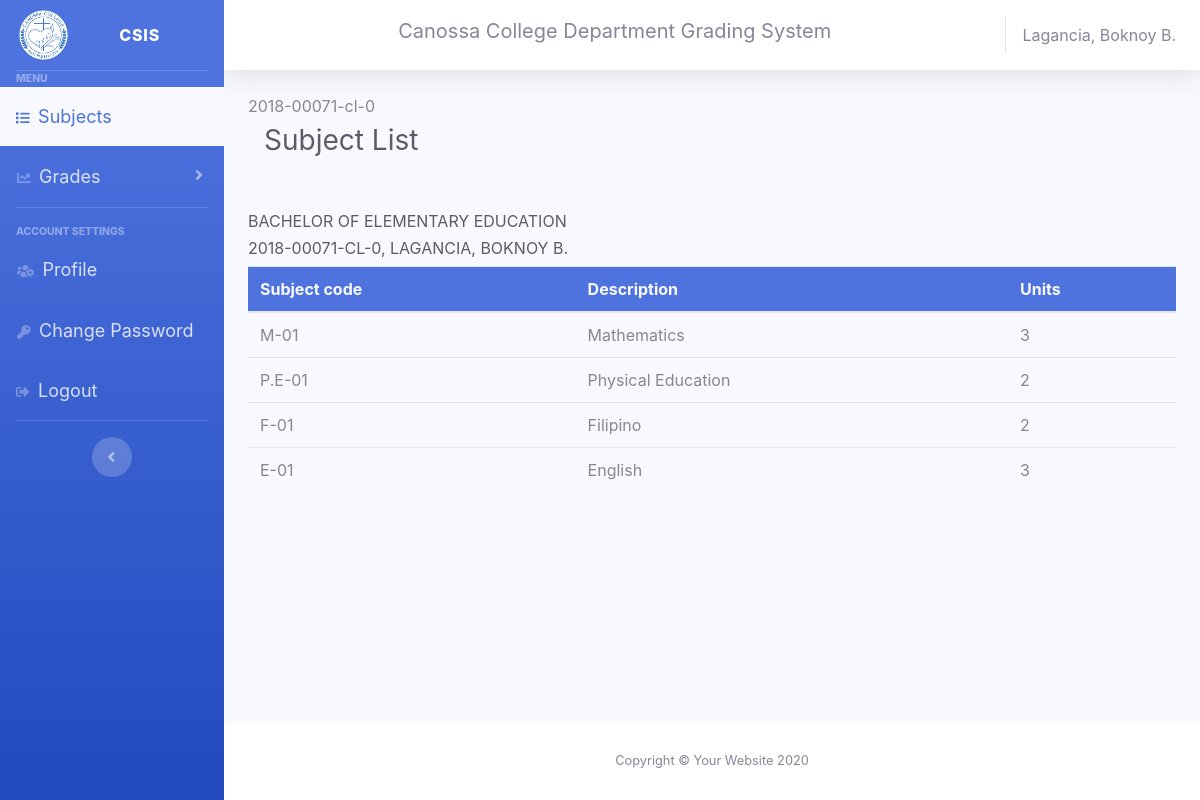
/student/sublist.student.php (signed in), run on the app's committed database.
### tables this page shows
CREATE TABLE `studentrecords` (
  `id` int(11) NOT NULL,
  `student_id` varchar(120) NOT NULL,
  `name` varchar(120) NOT NULL,
  `gender` varchar(128) NOT NULL,
  `cellphone` varchar(11) NOT NULL,
  `bday` varchar(128) NOT NULL,
  `bplace` varchar(128) NOT NULL,
  `address` text NOT NULL,
  `course` text NOT NULL,
  `status` text NOT NULL,
  `year` varchar(12) NOT NULL
);

CREATE TABLE `sublists` (
  `id` int(11) NOT NULL,
  `subject_code` varchar(111) NOT NULL,
  `description` varchar(111) NOT NULL,
  `units` varchar(111) NOT NULL
);

CREATE TABLE `studentsubs` (
  `id` int(11) NOT NULL,
  `student_id` varchar(123) NOT NULL,
  `subject` varchar(123) NOT NULL
);

### student/sublist.student.php (the view, shortened to what this page needs)
<?php
$page ="subject";
if (isset($_SESSION['user_id'])) {
    include "../layout/head.layout.php";
    $sq = "SELECT * from studentrecords where student_id = '$id'";
    $resul = $conn->query($sq);
    echo $_SESSION['user_id'];
    if ($resul->num_rows > 0) {
        while ($row = $resul->fetch_assoc()) {
            $name = $row['name'];
            $course = $row['course'];
        }
    }
    ?>
    <nav class="navbar navbar-expand navbar-light  topbar mb-4 static-top ">
        <h1 class="h3 mb-4 text-gray-800 mr-auto">Subject List</h1>
    </nav>
    <div>
    <table class="table">
    <h6 class="text-gray-800 mr-auto text-uppercase"><?php echo $course?></h6>
    <h6 class="text-gray-800 mr-auto text-uppercase"><?php echo $id. ", ".$name?></h6>
        <thead class="bg-primary text-light">
            <tr>
                <th>Subject code</th>
                <th>Description</th>
                <th>Units</th>
            </tr>
        </thead>
        <tbody>
            <?php
            $sq = "SELECT * from studentsubs where student_id = '$id'";
            $resul = $conn->query($sq);
            if ($resul->num_rows > 0) {
                while ($row = $resul->fetch_assoc()) {
                    $name = $row['subject'];
                    $sql = "SELECT * from sublists where description = '$name'";
                    $result = $conn->query($sql);
                    if ($result->num_rows > 0) {
                        while ($row = $result->fetch_assoc()) {
                            echo "<tr>
                                        <td>" . $row['subject_code'] . "</td>
                                        <td>" . $name . "</td>
                                        <td>" . $row['units'] . "</td>
                                </tr>";
                        }
                    }
                }
            }
            ?>
        </tbody>
    </table>
    </div>
<?php include "../layout/footer.layout.php";
} else {
    header("Location: ../canossa/master.blade.php");
    exit();
}
?>

### layout/head.layout.php (shortened to what this page needs)
<link href="../assets/vendor/fontawesome-free/css/all.min.css" rel="stylesheet" type="text/css">
<link href="../assets/css/font.css" rel="stylesheet">
<link href="../assets/css/sb-admin-2.min.css" rel="stylesheet">
<div id="wrapper">
    <?php include "_sidebar.layout.php" ?>
    <div id="content-wrapper" class="d-flex flex-column">
        <div id="content">
            <?php include "_topbar.layout.php" ?>
            <div class="container-fluid">

### layout/_sidebar.layout.php (shortened to what this page needs)
<ul class="navbar-nav bg-gradient-primary sidebar sidebar-dark accordion" id="accordionSidebar">
    <a class="sidebar-brand d-flex align-items-center justify-content-center" href="index.html">
        <div class="sidebar-brand-icon">
        <img class="img-profile rounded-circle" src="../assets/img/logo.PNG" width="90%">
        </div>
        <div class="sidebar-brand-text mx-5">CSIS</sup></div>
    </a>
    <hr class="sidebar-divider my-0">
    <div class="sidebar-heading">
        Menu
    </div>
     <li class="nav-item">
        <a class="nav-link  <?php if($page == 'subject'){echo"bg-light text-primary active";}?>" href="../student/sublist.student.php">
        <i class="fas fa-list <?php if($page == 'subject'){echo"text-primary";}?>"></i>
        <span style='font-size:18px';>Subjects</span></a>
    </li>
<li class="nav-item">
                <a class="nav-link collapsed btn <?php if($page == 'grade'){echo" bg-light text-primary active";}?>" href="#" data-toggle="collapse" data-target="#collapsegrade"
                    aria-expanded="true" aria-controls="collapseTwo">
                    <i class="fas fa-chart-line <?php if($page == 'grade'){echo"text-primary";}?>"></i>
                    <span style='font-size:18px';>Grades</span></a>
            </li>
    <hr class="sidebar-divider">
    <div class="sidebar-heading">
        Account Settings
    </div>
    <li class="nav-item">
        <a class="nav-link btn <?php if($page == 'profile'){echo" bg-light text-primary active";}?>" href="../student/profile.student.php">
        <i class="fas fa-users-cog <?php if($page == 'profile'){echo"text-primary";}?>"></i>
        <span style='font-size:18px';>Profile</span></a>
    </li>
    <li class="nav-item">
        <a class="nav-link btn <?php if($page == 'changepass'){echo" bg-light text-primary active";}?>" href="../student/changepass.student.php">
        <i class="fas fa-key <?php if($page == 'changepass'){echo"text-primary";}?>"></i>
        <span style='font-size:18px';>Change Password</span></a>
    </li>
    <li class="nav-item">
        <a class="nav-link" data-toggle="modal" data-target="#logoutModal">
        <i class="fas fa-sign-out-alt"></i>
        <span style='font-size:18px';>Logout</span></a>
    </li>
    <hr class="sidebar-divider d-none d-md-block">
    <div class="text-center d-none d-md-inline">
        <button class="rounded-circle border-0" id="sidebarToggle"></button>
    </div>
</ul>

### layout/_topbar.layout.php (shortened to what this page needs)
<nav class="navbar navbar-expand navbar-light bg-white topbar mb-4 static-top shadow">
<h5 class="title ml-auto">Canossa College Department Grading System </h5>
    <span class="mr-2 d-none d-lg-inline text-gray-600 ">
        <?php
            include_once '../database/dbconnection.db.php';
            $id = $_SESSION['user_id'];
            $sql = "SELECT * from studentrecords where student_id = '$id'";
            $result = $conn-> query($sql);
            if($result-> num_rows > 0 ){
                while($row = $result-> fetch_assoc()){
                    echo $row['name'];
                }
            }
        ?>
    </span>
</nav>

### layout/footer.layout.php (shortened to what this page needs)
</div>
            </div>
            <?php include "_footer.layout.php" ?>
        </div>
    </div>

### layout/_footer.layout.php
<footer class="sticky-footer bg-white">
                <div class="container my-auto">
                    <div class="copyright text-center my-auto">
                        <span>Copyright &copy; Your Website 2020</span>
                    </div>
                </div>
            </footer>

### data on the page
studentrecords: name "Lagancia, Boknoy B.", course "BACHELOR OF ELEMENTARY EDUCATION", name "LAGANCIA, BOKNOY B."
studentsubs: subject "Mathematics"
sublists: subject_code "M-01", units "3"
studentsubs: subject "Physical Education"
sublists: subject_code "P.E-01", units "2"
studentsubs: subject "Filipino"
sublists: subject_code "F-01", units "2"
studentsubs: subject "English"
sublists: subject_code "E-01", units "3"

### other printed values
$_SESSION['user_id'] "2018-00071-cl-0"
$id "2018-00071-CL-0"
